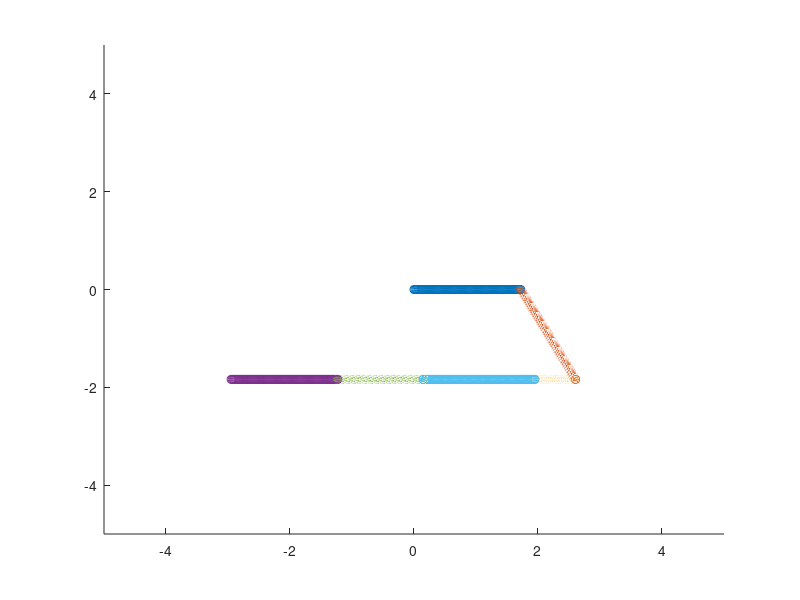

Write MATLAB code to recreate this figure.
ar = [0; 0; 3]
al = [0; 0; 3]

kr = [0; 0; 2.4]
kl = [0; 0; 2.4]

hr = [-1.5; 0; 1]
hl = [1.5; 0; 1]

ar_theta = 0
al_theta = 0
kr_theta = 0
kl_theta = 0
hr_theta = 0
hl_theta = 0

% Stable stand on right foot
ar_theta = 35
al_theta = -35
kr_theta = -50
kl_theta = 0
hr_theta = 50
hl_theta = 0

% Convert to rads
ar_theta = ar_theta * pi / 180;
al_theta = al_theta * pi / 180;
kr_theta = kr_theta * pi / 180;
kl_theta = kl_theta * pi / 180;
hr_theta = hr_theta * pi / 180;
hl_theta = hl_theta * pi / 180;

ar_rot_up = [cos(ar_theta), 0, sin(ar_theta);
          0, 1, 0;
          -sin(ar_theta), 0, cos(ar_theta)];
ar_rot_down = [cos(-ar_theta), 0, sin(-ar_theta);
          0, 1, 0;
          -sin(-ar_theta), 0, cos(-ar_theta)];
      
al_rot_up = [cos(-al_theta), 0, sin(-al_theta);
          0, 1, 0;
          -sin(-al_theta), 0, cos(-al_theta)];
al_rot_down = [cos(al_theta), 0, sin(al_theta);
          0, 1, 0;
          -sin(al_theta), 0, cos(al_theta)];  
      
kr_rot_up = [1, 0, 0;
          0, cos(-kr_theta), -sin(-kr_theta);
          0, sin(-kr_theta), cos(-kr_theta)];
kr_rot_down = [1, 0, 0;
          0, cos(kr_theta), -sin(kr_theta);
          0, sin(kr_theta), cos(kr_theta)];
kl_rot_up = [1, 0, 0;
          0, cos(-kl_theta), -sin(-kl_theta);
          0, sin(-kl_theta), cos(-kl_theta)];
kl_rot_down = [1, 0, 0;
          0, cos(kl_theta), -sin(kl_theta);
          0, sin(kl_theta), cos(kl_theta)];  
      
hr_rot_up = [1, 0, 0;
          0, cos(-hr_theta), -sin(-hr_theta);
          0, sin(-hr_theta), cos(-hr_theta)];
hr_rot_down = [1, 0, 0;
          0, cos(hr_theta), -sin(hr_theta);
          0, sin(hr_theta), cos(hr_theta)];
hl_rot_up = [1, 0, 0;
          0, cos(-hl_theta), -sin(-hl_theta);
          0, sin(-hl_theta), cos(-hl_theta)];
hl_rot_down = [1, 0, 0;
          0, cos(hl_theta), -sin(hl_theta);
          0, sin(hl_theta), cos(hl_theta)];
      
% Passing through root needs to be flipped
% I don't really understand why it gets flipped
% exactly like this yet?
root_rot = [-1, 0, 0;
          0, 1, 0;
          0, 0, -1];
      
fprintf('In right ankle frame:')
r_ar_pos = [0;0;0]
fprintf('Right knee:')
r_kr_pos = ar_rot_up*ar
fprintf('Right Hip:')
r_hr_pos = ar_rot_up*(ar + kr_rot_up*kr)
fprintf('Root:')
r_root_pos = ar_rot_up*(ar + kr_rot_up*(kr + hr_rot_up*hr))
fprintf('Left hip:')
r_hl_pos = ar_rot_up*(ar + kr_rot_up*(kr + hr_rot_up*(hr+root_rot*hl)))
fprintf('Left knee:')
r_kl_pos = ar_rot_up*(ar + kr_rot_up*(kr + hr_rot_up*(hr+root_rot*(hl+hl_rot_down*kl))))
fprintf('Left ankle:')
r_al_pos = ar_rot_up*(ar + kr_rot_up*(kr + hr_rot_up*(hr+root_rot*(hl+hl_rot_down*(kl+kl_rot_down*al)))))

% Visualize
close all;
figure;
hold off; hold on;
r_ra2k = [];
r_rk2h = [];
r_rh2r = [];
r_la2k = [];
r_lk2h = [];
r_lh2r = [];

for t=0:0.01:1
    r_ra2k = [r_ra2k; t*r_kr_pos.' + (1-t)*r_ar_pos.'];
    r_rk2h = [r_rk2h; t*r_kr_pos.' + (1-t)*r_hr_pos.'];
    r_rh2r = [r_rh2r; t*r_hr_pos.' + (1-t)*r_root_pos.'];
    r_la2k = [r_la2k; t*r_kl_pos.' + (1-t)*r_al_pos.'];
    r_lk2h = [r_lk2h; t*r_kl_pos.' + (1-t)*r_hl_pos.'];
    r_lh2r = [r_lh2r; t*r_hl_pos.' + (1-t)*r_root_pos.'];
end
scatter3(r_ra2k(:, 1), r_ra2k(:, 2), r_ra2k(:, 3))
scatter3(r_rk2h(:, 1), r_rk2h(:, 2), r_rk2h(:, 3))
scatter3(r_rh2r(:, 1), r_rh2r(:, 2), r_rh2r(:, 3))
scatter3(r_la2k(:, 1), r_la2k(:, 2), r_la2k(:, 3))
scatter3(r_lk2h(:, 1), r_lk2h(:, 2), r_lk2h(:, 3))
scatter3(r_lh2r(:, 1), r_lh2r(:, 2), r_lh2r(:, 3))

axis([-5 5 -5 5 -1 9])